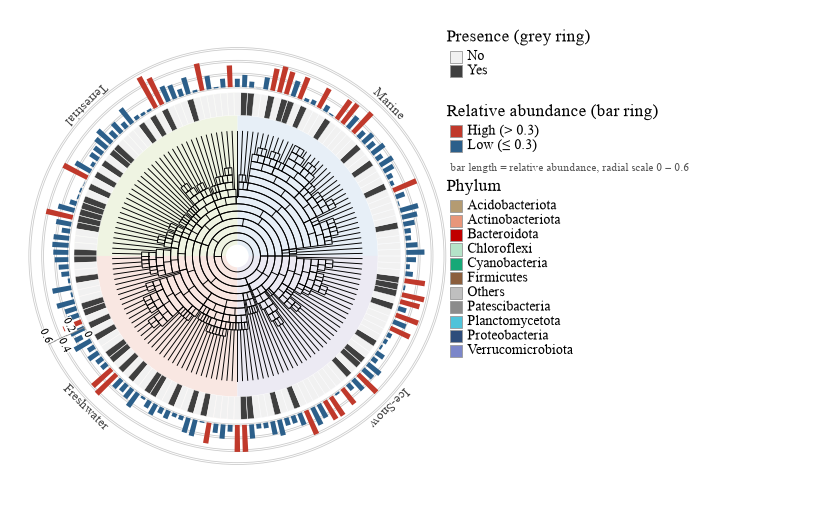

Reproduce this figure in Python.
# -*- coding: utf-8 -*-
"""案例13 - Nature 环形系统发育树圈图(二)。
参考：同类期刊常见的「环形发育树 + 柱状/热图环」版式 — 黑色环形树 + 4环境扇形底色 + 外侧红蓝柱状环 + presence灰白热图环 + 放射刻度0-0.6（详见同名 case 卡）。"""
import sys, os
HERE = os.path.dirname(os.path.abspath(__file__))
sys.path.insert(0, os.path.join(HERE, 'lib'))
sys.path.insert(0, os.path.join(HERE, 'lib'))
from paper_style import *
set_style()

import numpy as np
import matplotlib.pyplot as plt
from matplotlib.patches import Wedge
from newick import random_newick, parse_newick

SEED, N = 13, 150

# ---------------------------------------------------------------- 树 + 每叶数据
tree = parse_newick(random_newick(N, seed=SEED))

def leaves_of(nd):
    if not nd['children']:
        return [nd['name']]
    out = []
    for c in nd['children']:
        out += leaves_of(c)
    return out

order = leaves_of(tree)
r13 = rng(SEED)
abu = r13.beta(1.4, 3.2, N) * 0.6                       # 丰度 0-0.6
presence = r13.random(N) < 0.38
bar_col = ['#C0392B' if a > 0.30 else '#2C5F8A' for a in abu]

# 4 环境 = 4 个 90° 扇区(沿叶序)
ENVS = ['Marine', 'Terrestrial', 'Freshwater', 'Ice-Snow']
SEC_COL = ['#E7EFF7', '#EFF4E2', '#F9E7E2', '#ECEAF3']

# ---------------------------------------------------------------- 黑色环形树
R0, R1 = 0.07, 0.55
ang = {nm: 2 * np.pi * (j + 0.5) / N for j, nm in enumerate(order)}
nleaf = {}

def cnt(nd):
    nleaf[id(nd)] = 1 if not nd['children'] else sum(cnt(c) for c in nd['children'])
    return nleaf[id(nd)]
cnt(tree)

def maxd(nd):
    return 0 if not nd['children'] else 1 + max(maxd(c) for c in nd['children'])
TOT = max(maxd(tree), 1)

def rd(d):
    return R0 + (R1 - R0) * d / TOT

def P(th, r):
    return (r * np.cos(th), r * np.sin(th))

SPAN = {id(tree): (0.0, 2 * np.pi, 0)}

fig = plt.figure(figsize=cm2in(17.5, 10.6))
gs = fig.add_gridspec(1, 2, width_ratios=[1.18, 1], wspace=-0.05)
ax = fig.add_subplot(gs[0])
ax2 = fig.add_subplot(gs[1])

# 环境扇形底色
for q in range(4):
    ax.add_patch(Wedge((0, 0), 0.72, q * 90, (q + 1) * 90, width=0.72 - 0.05,
                       facecolor=SEC_COL[q], edgecolor='none', zorder=1))

def walk(nd):
    a0, a1, d = SPAN[id(nd)]
    if nd['children']:
        k = nleaf[id(nd)]; pos = a0
        for ch in nd['children']:
            w = nleaf[id(ch)] / k * (a1 - a0)
            SPAN[id(ch)] = (pos, pos + w, d + 1); pos += w
        mid = 0.5 * (a0 + a1)
        (x0, y0), (x1, y1) = P(mid, rd(d)), P(mid, rd(d + 1))
        ax.plot([x0, x1], [y0, y1], color='black', lw=0.45, zorder=2)
        ax.add_patch(Wedge((0, 0), rd(d + 1), np.degrees(a0), np.degrees(a1),
                           width=max(rd(d + 1) - rd(d), 1e-4), facecolor='none',
                           edgecolor='black', lw=0.45, zorder=2))
        for ch in nd['children']:
            walk(ch)
    else:
        a = ang[nd['name']]
        (x0, y0), (x1, y1) = P(a, rd(d)), P(a, R1)
        ax.plot([x0, x1], [y0, y1], color='black', lw=0.45, zorder=2)

walk(tree)

# ---------------------------------------------------------------- presence 热图环
hw = np.pi / N * 0.96
for j, nm in enumerate(order):
    a = np.degrees(ang[nm])
    ax.add_patch(Wedge((0, 0), 0.72, a - np.degrees(hw), a + np.degrees(hw),
                       width=0.10, facecolor='#3F3F3F' if presence[j] else '#F1F1F1',
                       edgecolor='white', lw=0.2, zorder=2))

# ---------------------------------------------------------------- 外侧红蓝柱状环 + 刻度
RB, SC = 0.745, 0.17 / 0.6
for g in np.arange(4):
    rr = RB + 0.6 * SC * g / 3
    ax.add_patch(Wedge((0, 0), rr + 0.004, 0, 360, width=0.008,
                       facecolor='none', edgecolor='#CCCCCC', lw=0.4, zorder=1))
for j, nm in enumerate(order):
    a = np.degrees(ang[nm])
    L = abu[j] * SC
    ax.add_patch(Wedge((0, 0), RB + L, a - np.degrees(hw) * 0.7,
                       a + np.degrees(hw) * 0.7, width=L,
                       facecolor=bar_col[j], edgecolor='none', zorder=3))
# 径向刻度轴整体放到左下象限(205°): 轴线沿半径方向, 刻度标签交错排在轴两侧
# (同侧相邻间距加倍), 不再相互叠压
AXD = 205
ra = np.radians(AXD)
ux, uy = np.cos(ra), np.sin(ra)
px, py = np.cos(ra + np.pi / 2), np.sin(ra + np.pi / 2)
ax.plot([RB * ux, (RB + 0.6 * SC) * ux], [RB * uy, (RB + 0.6 * SC) * uy],
        lw=0.5, color='#888888', zorder=6)
for i, v in enumerate([0, 0.2, 0.4, 0.6]):
    rr = RB + v * SC
    side = 1 if i % 2 == 0 else -1          # 奇偶交错 -> 相邻标签分居轴两侧
    ax.plot([rr * ux, rr * ux + 0.010 * side * px],
            [rr * uy, rr * uy + 0.010 * side * py],
            lw=0.5, color='#888888', zorder=6)
    ax.text(rr * ux + 0.036 * side * px, rr * uy + 0.036 * side * py, ('%g' % v),
            fontsize=5.5, rotation=AXD - 270, rotation_mode='anchor',
            ha='center', va='center', zorder=7,
            bbox=dict(fc='white', ec='none', pad=0.15))

# 环境放射标签(扇区中线外侧)
for q, nm in enumerate(ENVS):
    deg = q * 90 + 45
    a = np.radians(deg)
    rot = deg - 90 if not (90 < deg % 360 <= 270) else deg + 90
    ax.text(0.945 * np.cos(a), 0.945 * np.sin(a), nm, rotation=rot, fontsize=6,
            ha='center', va='center', color='#444444')

ax.set_xlim(-0.98, 0.98); ax.set_ylim(-0.98, 0.98)
ax.set_aspect('equal'); ax.axis('off')

# ---------------------------------------------------------------- 图例
ax2.set_xlim(0, 1); ax2.set_ylim(0, 1); ax2.axis('off')

def block(y0, title, labels, colors, marker='sq', fs=6.5, dy=0.030):
    ax2.text(0.02, y0, title, fontsize=8, va='top')
    y = y0 - 0.050
    for lab, col in zip(labels, colors):
        if marker == 'sq':
            ax2.add_patch(plt.Rectangle((0.03, y - 0.019), 0.030, 0.025,
                                        facecolor=col, edgecolor='#999999', lw=0.4))
        else:
            ax2.plot([0.045], [y - 0.006], 'o', ms=4.5, color=col)
        ax2.text(0.075, y - 0.006, lab, fontsize=fs, va='center')
        y -= dy
    return y

y = block(0.97, 'Presence (grey ring)', ['No', 'Yes'], ['#F1F1F1', '#3F3F3F'])
# 红/蓝柱状环图例: 按脚本数据语义 (abu>0.30 红 / 否则蓝), 并注明 0-0.6 径向刻度归属
y = block(y - 0.045, 'Relative abundance (bar ring)',
          ['High (> 0.3)', 'Low (≤ 0.3)'], ['#C0392B', '#2C5F8A'])
ax2.text(0.03, y - 0.012, 'bar length = relative abundance, radial scale 0 – 0.6',
         fontsize=5.5, va='top', color='#555555')
PHY = [('Acidobacteriota', '#B49B72'), ('Actinobacteriota', '#E8967A'),
       ('Bacteroidota', '#C00000'), ('Chloroflexi', '#B5E3C8'),
       ('Cyanobacteria', '#17A877'), ('Firmicutes', '#8B5E3C'),
       ('Others', '#BFBFBF'), ('Patescibacteria', '#8C8C8C'),
       ('Planctomycetota', '#4FC3D9'), ('Proteobacteria', '#2E4D7B'),
       ('Verrucomicrobiota', '#7B86C9')]
y = block(y - 0.045, 'Phylum', [p for p, _ in PHY], [c for _, c in PHY])

save(fig, 'case_seg013.png')
